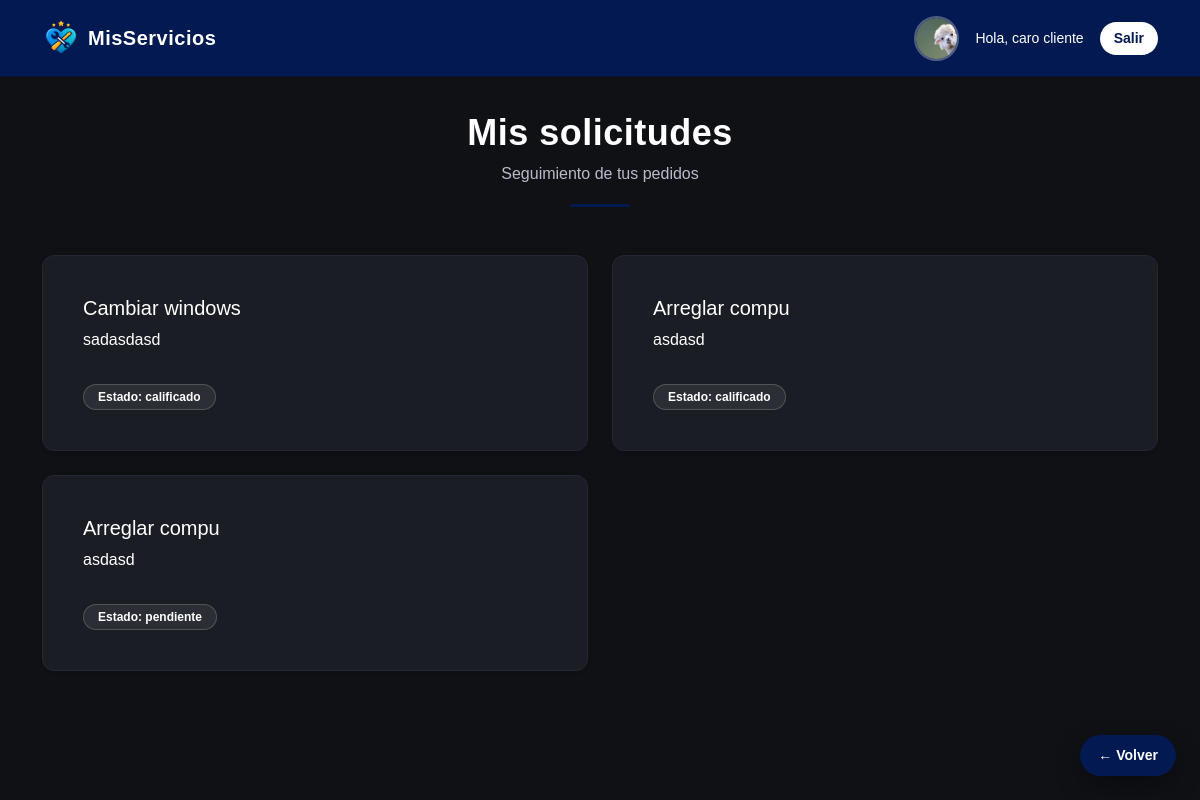
/mis-solicitudes (signed in), run on the app's committed database.
### models.py (models this page shows, shortened)
class Usuario(UserMixin, db.Model):
    __tablename__ = 'usuarios'
    id = db.Column(db.Integer, primary_key=True)
    nombre = db.Column(db.String(100), nullable=False)
    email = db.Column(db.String(120), unique=True, nullable=False)
    password = db.Column(db.String(255), nullable=False)
    rol = db.Column(db.String(20), nullable=False)
    imagen = db.Column(db.String(200))
    calificaciones = db.relationship('Calificacion', backref='cliente', lazy=True)

class SolicitudTrabajo(db.Model):
    __tablename__ = 'solicitudes_trabajo'
    id = db.Column(db.Integer, primary_key=True)
    descripcion = db.Column(db.Text, nullable=False)
    archivo = db.Column(db.String(200))
    estado = db.Column(db.String(30), default='pendiente')
    cliente_id = db.Column(db.Integer, db.ForeignKey('usuarios.id'))
    servicio_id = db.Column(db.Integer, db.ForeignKey('servicios.id'))
    cliente = db.relationship('Usuario', backref='solicitudes')
    servicio = db.relationship('Servicio', backref='solicitudes')

class Servicio(db.Model):
    __tablename__ = 'servicios'
    id = db.Column(db.Integer, primary_key=True)
    titulo = db.Column(db.String(100), nullable=False)
    descripcion = db.Column(db.Text, nullable=False)
    categoria = db.Column(db.String(50), nullable=False)
    usuario_id = db.Column(
        db.Integer,
        db.ForeignKey('usuarios.id'),
        nullable=False
    )
    usuario = db.relationship('Usuario', backref='servicios', lazy=True)
    calificaciones = db.relationship(
        'Calificacion',
        backref='servicio',
        lazy=True,
        cascade='all, delete-orphan'
    )

### app.py (the view)
@app.route('/mis-solicitudes')
@login_required
def mis_solicitudes():
    if current_user.rol != 'cliente':
        flash('Acceso no autorizado')
        return redirect(url_for('dashboard'))
    solicitudes = SolicitudTrabajo.query.filter_by(
        cliente_id=current_user.id
    ).all()
    return render_template(
        'mis_solicitudes.html',
        solicitudes=solicitudes
    )

### app.py (called while the page is built)
@login_manager.user_loader
def load_user(user_id):
    return Usuario.query.get(int(user_id))

### templates/mis_solicitudes.html
{% extends "base.html" %}
{% block page_header %}
    {% set titulo = "Mis solicitudes" %}
    {% set subtitulo = "Seguimiento de tus pedidos" %}
    {% include "components/page_header.html" %}
{% endblock %}
{% block content %}
{% if solicitudes %}
<div class="row g-4">
    {% for s in solicitudes %}
    <div class="col-12 col-lg-6">
        <div class="card h-100 shadow-sm">
            <div class="card-body d-flex flex-column">
                <h5 class="mb-2">
                    {{ s.servicio.titulo }}
                </h5>
                <p class="card-text flex-grow-1">
                    {{ s.descripcion }}
                </p>
                <div class="mt-3">
                    {% if s.estado == 'realizado' %}
                        <a href="{{ url_for('calificar_trabajo', solicitud_id=s.id) }}"
                           class="btn btn-primary w-100">
                            Calificar servicio
                        </a>
                    {% else %}
                        <span class="badge bg-primary">
                            Estado: {{ s.estado }}
                        </span>
                    {% endif %}
                </div>
            </div>
        </div>
    </div>
    {% endfor %}
</div>
{% else %}
<p class="text-muted text-center">
    Aún no realizaste solicitudes.
</p>
{% endif %}
{% endblock %}

### templates/base.html (shortened to what this page needs)
<!DOCTYPE html>
<html lang="es">
<head>
    <link href="https://cdn.jsdelivr.net/npm/bootstrap@5.3.2/dist/css/bootstrap.min.css" rel="stylesheet">
    <link rel="stylesheet" href="{{ url_for('static', filename='css/styles.css') }}">
    <link rel="stylesheet" href="https://cdn.jsdelivr.net/npm/bootstrap-icons@1.11.3/font/bootstrap-icons.css">
</head>
<body>
<nav class="navbar navbar-expand-lg navbar-dark navbar-custom">
    <div class="container">
        <a class="navbar-brand d-flex align-items-center gap-2 fw-bold"
           href="{% if current_user.is_authenticated %}
                    {{ url_for('dashboard') }}
                 {% else %}
                    {{ url_for('index') }}
                 {% endif %}">
            <img src="{{ url_for('static', filename='img/logo-icon.png') }}"
                 class="logo-navbar">
            <span class="logo-text">MisServicios</span>
        </a>
        <div class="collapse navbar-collapse justify-content-lg-end text-center" id="navbarContent">
            {% if current_user.is_authenticated %}
            <div class="d-flex flex-column flex-lg-row align-items-center gap-3 mt-3 mt-lg-0">
                {% if current_user.imagen %}
                    <img src="{{ url_for('static', filename='uploads/' + current_user.imagen) }}"
                         class="avatar-navbar">
                {% else %}
                    <div class="prestador-avatar-placeholder">
                        {{ current_user.nombre[0] }}
                    </div>
                {% endif %}
                <span class="text-white small">
                    Hola, {{ current_user.nombre }}
                </span>
                <a href="{{ url_for('logout') }}" class="btn btn-logout btn-sm">
                    Salir
                </a>
            </div>
            {% endif %}
        </div>
    </div>
</nav>
<main class="container py-4">
    {% block page_header %}{% endblock %}
    {% block content %}{% endblock %}
</main>
{% if request.endpoint not in ['index'] %}
<a href="javascript:history.back()" class="btn-volver">
    ← Volver
</a>
{% endif %}
</body>
</html>

### static/css/styles.css (style rules this page uses)
:root { --primary-color: #021952; --primary-hover: #04307a; --bg-dark: #0f1115; --card-dark: #1a1d24; --text-light: #ffffff; --text-muted: #b8bcc8; }
body { margin: 0; font-family: Arial, Helvetica, sans-serif; background-color: var(--bg-dark); color: var(--text-light); }
.navbar-custom { background-color: var(--primary-color); border-bottom: 1px solid #0b1333; padding: 14px 0; }
.logo-navbar { height: 38px; }
.btn-logout { background-color: #ffffff; color: var(--primary-color); border-radius: 20px; padding: 6px 14px; font-weight: 600; border: none; transition: all .2s ease; }
.btn-volver { position: fixed; bottom: 24px; right: 24px; z-index: 1500; background: var(--primary-color); color: #ffffff; text-decoration: none; padding: 10px 18px; border-radius: 30px; font-weight: 600; font-size: 14px; box-shadow: 0 10px 25px rgba(0,0,0,0.35); transition: all .2s ease; }
.card { background-color: var(--card-dark); border-radius: 12px; border: 1px solid #232734; color: #fff; width: 100%; padding: 20px; }
.badge.bg-primary { background-color: rgba(255,255,255,0.08) !important; border: 1px solid rgba(255,255,255,0.18); border-radius: 20px; padding: 6px 14px; }
@media (min-width: 768px) { .card { padding: 22px; } }
@media (min-width: 1024px) { .card { padding: 24px; } }
.logo-text { color: #ffffff; font-weight: 700; font-size: 20px; letter-spacing: 0.5px; }
.avatar-navbar { width: 45px; height: 45px; border-radius: 50%; object-fit: cover; border: 2px solid rgba(255,255,255,0.3); }

### data on the page
Usuario: imagen (picture), nombre "caro cliente"
SolicitudTrabajo: servicio.titulo "Cambiar windows", descripcion "sadasdasd", estado "calificado"
SolicitudTrabajo: servicio.titulo "Arreglar compu", descripcion "asdasd", estado "calificado"
SolicitudTrabajo: servicio.titulo "Arreglar compu", descripcion "asdasd", estado "pendiente"

### other printed values
{{ titulo }} "Mis solicitudes"
{{ subtitulo }} "Seguimiento de tus pedidos"
